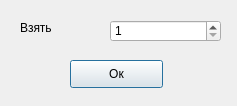
<?xml version="1.0" encoding="UTF-8"?>
<ui version="4.0">
 <class>Dialog</class>
 <widget class="QDialog" name="Dialog">
  <property name="geometry">
   <rect>
    <x>0</x>
    <y>0</y>
    <width>237</width>
    <height>106</height>
   </rect>
  </property>
  <property name="windowTitle">
   <string>Dialog</string>
  </property>
  <widget class="QSpinBox" name="countParts">
   <property name="geometry">
    <rect>
     <x>110</x>
     <y>20</y>
     <width>111</width>
     <height>22</height>
    </rect>
   </property>
   <property name="minimum">
    <number>1</number>
   </property>
   <property name="maximum">
    <number>100000</number>
   </property>
   <property name="value">
    <number>1</number>
   </property>
   <property name="displayIntegerBase">
    <number>10</number>
   </property>
  </widget>
  <widget class="QLabel" name="label_2">
   <property name="geometry">
    <rect>
     <x>20</x>
     <y>20</y>
     <width>91</width>
     <height>16</height>
    </rect>
   </property>
   <property name="text">
    <string>Взять</string>
   </property>
  </widget>
  <widget class="QPushButton" name="pushButton">
   <property name="geometry">
    <rect>
     <x>70</x>
     <y>60</y>
     <width>93</width>
     <height>28</height>
    </rect>
   </property>
   <property name="text">
    <string>Oк</string>
   </property>
  </widget>
 </widget>
 <resources/>
 <connections/>
</ui>
